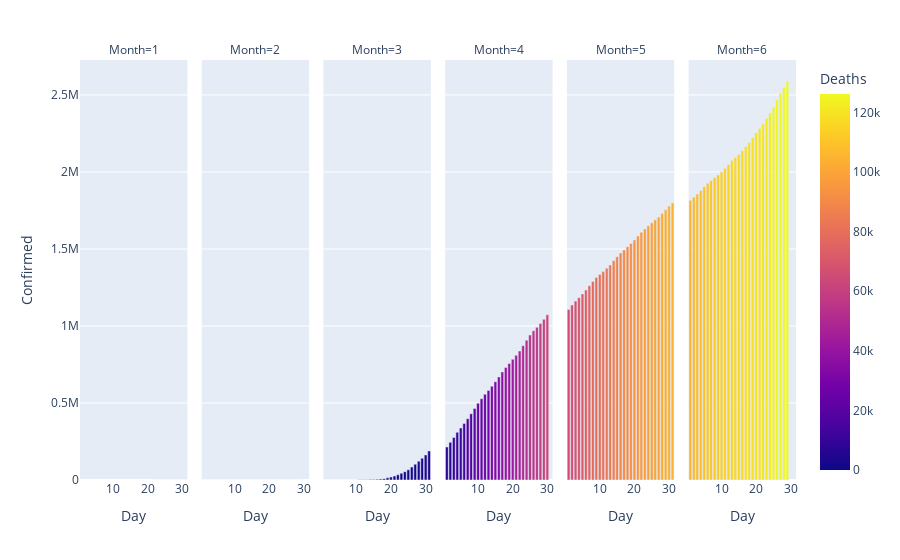

The code cell stored with this chart in its notebook:
### Code cell
## Using plotly.express

## Here again I have used US data

## Additionally I have added more parameters for better understanding

x = px.bar(data_us,x = 'Day', y = 'Confirmed',color='Deaths',facet_col='Month')
iplot(x)

### Figure 1 — Plotly figure (JSON) as saved in the notebook; plotly's stock layout.template omitted (floating-point values rounded to 4 significant figures)
{"data": [{"alignmentgroup": "True", "hovertemplate": "Month=1<br>Day=%{x}<br>Confirmed=%{y}<br>Deaths=%{marker.color}<extra></extra>", "legendgroup": "", "marker": {"color": [0, 0, 0, 0, 0, 0, 0, 0, 0, 0], "coloraxis": "coloraxis"}, "name": "", "offsetgroup": "", "orientation": "v", "showlegend": false, "textposition": "auto", "type": "bar", "x": [22, 23, 24, 25, 26, 27, 28, 29, 30, 31], "xaxis": "x", "y": [1, 1, 2, 2, 5, 5, 5, 5, 5, 7], "yaxis": "y"}, {"alignmentgroup": "True", "hovertemplate": "Month=2<br>Day=%{x}<br>Confirmed=%{y}<br>Deaths=%{marker.color}<extra></extra>", "legendgroup": "", "marker": {"color": [0, 0, 0, 0, 0, 0, 0, 0, 0, 0, 0, 0, 0, 0, 0, 0, 0, 0, 0, 0, 0, 0, 0, 0, 0, 0, 0, 0, 1], "coloraxis": "coloraxis"}, "name": "", "offsetgroup": "", "orientation": "v", "showlegend": false, "textposition": "auto", "type": "bar", "x": [1, 2, 3, 4, 5, 6, 7, 8, 9, 10, 11, 12, 13, 14, 15, 16, 17, 18, 19, 20, 21, 22, 23, 24, 25, 26, 27, 28, 29], "xaxis": "x2", "y": [8, 8, 11, 11, 11, 11, 11, 11, 11, 11, 12, 12, 13, 13, 13, 13, 13, 13, 13, 13, 15, 15, 15, 15, 15, 15, 16, 16, 24], "yaxis": "y2"}, {"alignmentgroup": "True", "hovertemplate": "Month=3<br>Day=%{x}<br>Confirmed=%{y}<br>Deaths=%{marker.color}<extra></extra>", "legendgroup": "", "marker": {"color": [1, 6, 7, 11, 12, 14, 17, 21, 22, 28, 32, 43, 52, 59, 72, 100, 134, 191, 269, 366, 456, 600, 784, 1019, 1329, 1736, 2284, 2921, 3546, 4352, 5568], "coloraxis": "coloraxis"}, "name": "", "offsetgroup": "", "orientation": "v", "showlegend": false, "textposition": "auto", "type": "bar", "x": [1, 2, 3, 4, 5, 6, 7, 8, 9, 10, 11, 12, 13, 14, 15, 16, 17, 18, 19, 20, 21, 22, 23, 24, 25, 26, 27, 28, 29, 30, 31], "xaxis": "x3", "y": [30, 53, 73, 104, 174, 222, 337, 451, 519, 711, 1109, 1561, 2157, 2870, 2968, 4360, 6141, 8914, 14153, 19479, 25818, 33756, 43845, 54108, 66044, 84080, 102254, 122054, 141194, 162690, 188701], "yaxis": "y3"}, {"alignmentgroup": "True", "hovertemplate": "Month=4<br>Day=%{x}<br>Confirmed=%{y}<br>Deaths=%{marker.color}<extra></extra>", "legendgroup": "", "marker": {"color": [6787, 8349, 9646, 10912, 12323, 13985, 16290, 18369, 20415, 22486, 24498, 26238, 28036, 30429, 32944, 35031, 37621, 39966, 41148, 42918, 45314, 47649, 49969, 51746, 54015, 55162, 56502, 58632, 61252, 63291], "coloraxis": "coloraxis"}, "name": "", "offsetgroup": "", "orientation": "v", "showlegend": false, "textposition": "auto", "type": "bar", "x": [1, 2, 3, 4, 5, 6, 7, 8, 9, 10, 11, 12, 13, 14, 15, 16, 17, 18, 19, 20, 21, 22, 23, 24, 25, 26, 27, 28, 29, 30], "xaxis": "x4", "y": [214194, 244593, 276535, 309699, 337573, 367210, 397992, 429686, 464442, 497943, 527958, 556517, 581810, 608845, 637974, 669272, 701996, 730317, 756375, 783716, 809213, 837414, 871617, 907908, 940829, 968517, 990993, 1015518, 1042926, 1072667], "yaxis": "y4"}, {"alignmentgroup": "True", "hovertemplate": "Month=5<br>Day=%{x}<br>Confirmed=%{y}<br>Deaths=%{marker.color}<extra></extra>", "legendgroup": "", "marker": {"color": [65243, 66668, 67990, 69237, 71387, 73775, 75986, 77495, 79122, 79856, 81018, 82709, 84452, 86229, 87862, 89084, 89893, 90683, 92252, 93775, 95020, 96296, 97406, 98039, 98541, 99239, 100744, 101937, 103113, 104054, 104659], "coloraxis": "coloraxis"}, "name": "", "offsetgroup": "", "orientation": "v", "showlegend": false, "textposition": "auto", "type": "bar", "x": [1, 2, 3, 4, 5, 6, 7, 8, 9, 10, 11, 12, 13, 14, 15, 16, 17, 18, 19, 20, 21, 22, 23, 24, 25, 26, 27, 28, 29, 30, 31], "xaxis": "x5", "y": [1106829, 1136024, 1161611, 1184086, 1208271, 1233527, 1261409, 1288566, 1314306, 1334084, 1352962, 1374914, 1396109, 1423726, 1449026, 1474127, 1493131, 1514839, 1535337, 1558949, 1584486, 1608623, 1630450, 1651239, 1670209, 1689057, 1707423, 1730259, 1754747, 1778993, 1799122], "yaxis": "y5"}, {"alignmentgroup": "True", "hovertemplate": "Month=6<br>Day=%{x}<br>Confirmed=%{y}<br>Deaths=%{marker.color}<extra></extra>", "legendgroup": "", "marker": {"color": [105430, 106461, 107444, 108479, 109449, 110124, 110575, 111068, 112014, 112935, 113823, 114669, 115436, 115732, 116127, 116963, 117717, 118432, 119124, 119720, 119979, 120402, 121231, 121985, 124410, 125039, 125539, 125803, 126140], "coloraxis": "coloraxis"}, "name": "", "offsetgroup": "", "orientation": "v", "showlegend": false, "textposition": "auto", "type": "bar", "x": [1, 2, 3, 4, 5, 6, 7, 8, 9, 10, 11, 12, 13, 14, 15, 16, 17, 18, 19, 20, 21, 22, 23, 24, 25, 26, 27, 28, 29], "xaxis": "x6", "y": [1816476, 1837367, 1857248, 1878543, 1903854, 1926538, 1944309, 1961781, 1979868, 2000702, 2023590, 2048986, 2074526, 2094058, 2114026, 2137731, 2163290, 2191052, 2222579, 2255297, 2281655, 2312302, 2347491, 2382327, 2422299, 2467554, 2510151, 2548996, 2590552], "yaxis": "y6"}], "layout": {"annotations": [{"showarrow": false, "text": "Month=1", "x": 0.075, "xanchor": "center", "xref": "paper", "y": 1, "yanchor": "bottom", "yref": "paper"}, {"showarrow": false, "text": "Month=2", "x": 0.245, "xanchor": "center", "xref": "paper", "y": 1, "yanchor": "bottom", "yref": "paper"}, {"showarrow": false, "text": "Month=3", "x": 0.415, "xanchor": "center", "xref": "paper", "y": 1, "yanchor": "bottom", "yref": "paper"}, {"showarrow": false, "text": "Month=4", "x": 0.585, "xanchor": "center", "xref": "paper", "y": 1, "yanchor": "bottom", "yref": "paper"}, {"showarrow": false, "text": "Month=5", "x": 0.755, "xanchor": "center", "xref": "paper", "y": 1, "yanchor": "bottom", "yref": "paper"}, {"showarrow": false, "text": "Month=6", "x": 0.925, "xanchor": "center", "xref": "paper", "y": 1, "yanchor": "bottom", "yref": "paper"}], "barmode": "relative", "coloraxis": {"colorbar": {"title": {"text": "Deaths"}}, "colorscale": [[0, "#0d0887"], [0.1111, "#46039f"], [0.2222, "#7201a8"], [0.3333, "#9c179e"], [0.4444, "#bd3786"], [0.5556, "#d8576b"], [0.6667, "#ed7953"], [0.7778, "#fb9f3a"], [0.8889, "#fdca26"], [1, "#f0f921"]]}, "legend": {"tracegroupgap": 0}, "margin": {"t": 60}, "xaxis": {"anchor": "y", "domain": [0, 0.15], "title": {"text": "Day"}}, "xaxis2": {"anchor": "y2", "domain": [0.17, 0.32], "matches": "x", "title": {"text": "Day"}}, "xaxis3": {"anchor": "y3", "domain": [0.34, 0.49], "matches": "x", "title": {"text": "Day"}}, "xaxis4": {"anchor": "y4", "domain": [0.51, 0.66], "matches": "x", "title": {"text": "Day"}}, "xaxis5": {"anchor": "y5", "domain": [0.68, 0.83], "matches": "x", "title": {"text": "Day"}}, "xaxis6": {"anchor": "y6", "domain": [0.85, 1], "matches": "x", "title": {"text": "Day"}}, "yaxis": {"anchor": "x", "domain": [0, 1], "title": {"text": "Confirmed"}}, "yaxis2": {"anchor": "x2", "domain": [0, 1], "matches": "y", "showticklabels": false}, "yaxis3": {"anchor": "x3", "domain": [0, 1], "matches": "y", "showticklabels": false}, "yaxis4": {"anchor": "x4", "domain": [0, 1], "matches": "y", "showticklabels": false}, "yaxis5": {"anchor": "x5", "domain": [0, 1], "matches": "y", "showticklabels": false}, "yaxis6": {"anchor": "x6", "domain": [0, 1], "matches": "y", "showticklabels": false}}}
